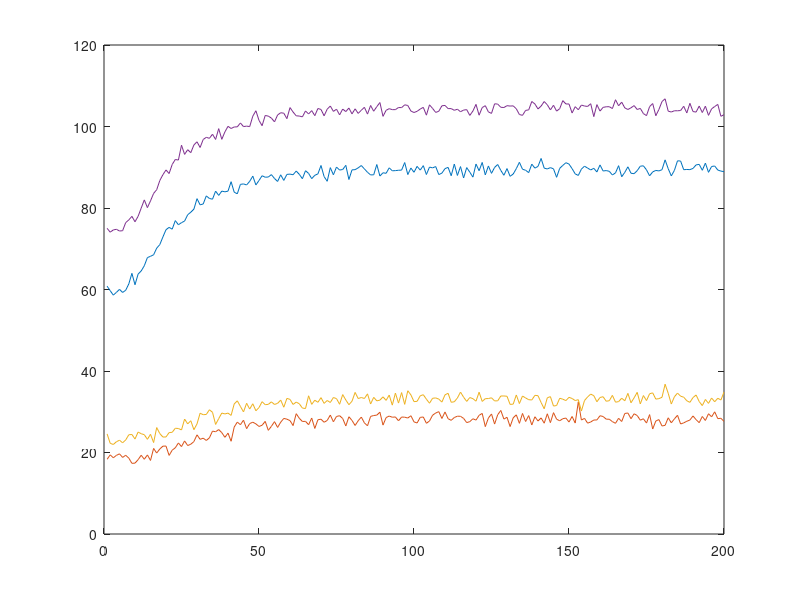

The MATLAB script that drew this image: (Note: this script raises an error after producing the figure.)
close;
%Instrukcja Prescaler - wartosc przesuniecia odpowiedzi skokowej
%skalowanie jest odpowiednio 
%Prescaler(1) - G1T1
%Prescaler(2) - G1T3
%Prescaler(3) - G2T1
%Prescaler(4) - G2T3
%GT - Macierz 200x4 odpowiedzi skokowych


clear;
load('odp_skok_pobudzenie_G1.mat')
load('odp_skok_pobudzenie_G2.mat')
GT=zeros(200,4);
GT(:,1)=odp_skok_pobudzenie_G1(600:799,1);
GT(:,2)=odp_skok_pobudzenie_G1(600:799,2);
GT(:,3)=odp_skok_pobudzenie_G2(600:799,1);
GT(:,4)=odp_skok_pobudzenie_G2(600:799,2);
%%%wyswietlenie odpowiedzi skokowej
plot(GT(:,1)); hold on 
plot(GT(:,2)); plot(GT(:,3)); plot(GT(:,4)); hold off
%skalowanie
Prescaler=zeros(4,1);
for i=1:4
    Prescaler(i)=GT(1,i);
    for j=1:200
        GT(j,i)=GT(j,i)-Prescaler(i);
    end;
  GT(:,i)=  No_Negatives(GT(:,i));
end;

plot(GT(:,1)); hold on 
plot(GT(:,2)); plot(GT(:,3)); plot(GT(:,4)); hold off
clear i;
clear j;

G1T1=GT(:,1);
G1T3=GT(:,2);
G2T1=GT(:,3);
G2T3=GT(:,4);